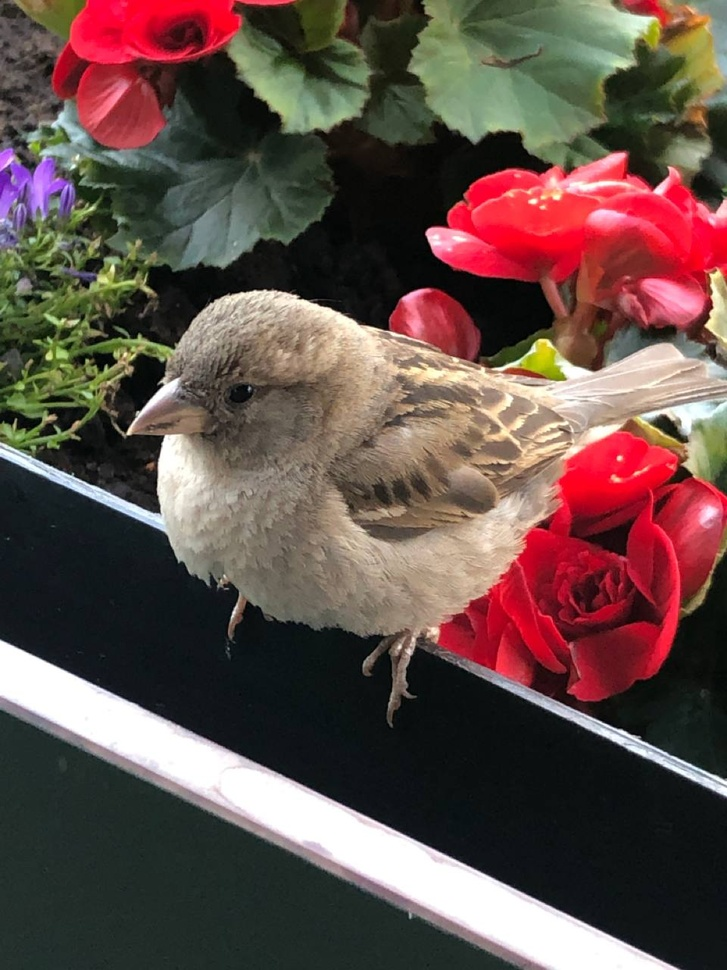
#> input picture lesson_3/data/sparrow.jpg, 727 x 970 px, shrunk from 960 x 1280 before the run
$ jupyter execute homework_3.ipynb
#> lines starting #> are read from the running program, lines starting #| are printed output that depends on the picture
[cell 1]
import cv2
import numpy as np
from matplotlib import pyplot as plt
plt.rcParams['figure.figsize'] = [15, 10]

[cell 2]
img = cv2.imread('data/sparrow.jpg')
#> img is the input picture: shape (970, 727, 3); mean B, G, R 72.5, 77.8, 99.2
img = cv2.cvtColor(img, cv2.COLOR_BGR2RGB)
plt.imshow(img)

[cell 3]
# Create a blurred (unsharp) version of the original image (you can use Gaussian blurring)
unsharp = cv2.GaussianBlur(img, ksize=(5,5), sigmaX=5)
plt.imshow(unsharp)

[cell 4]
# Create the difference image (original − unsharp)
# Note: Remember that you are working with uint8 data types. Any addition or substractions
# might result in overflow or underflow, respectively. You can prevent this by casting the images to float.
img.astype(np.float32)
diff = img - unsharp
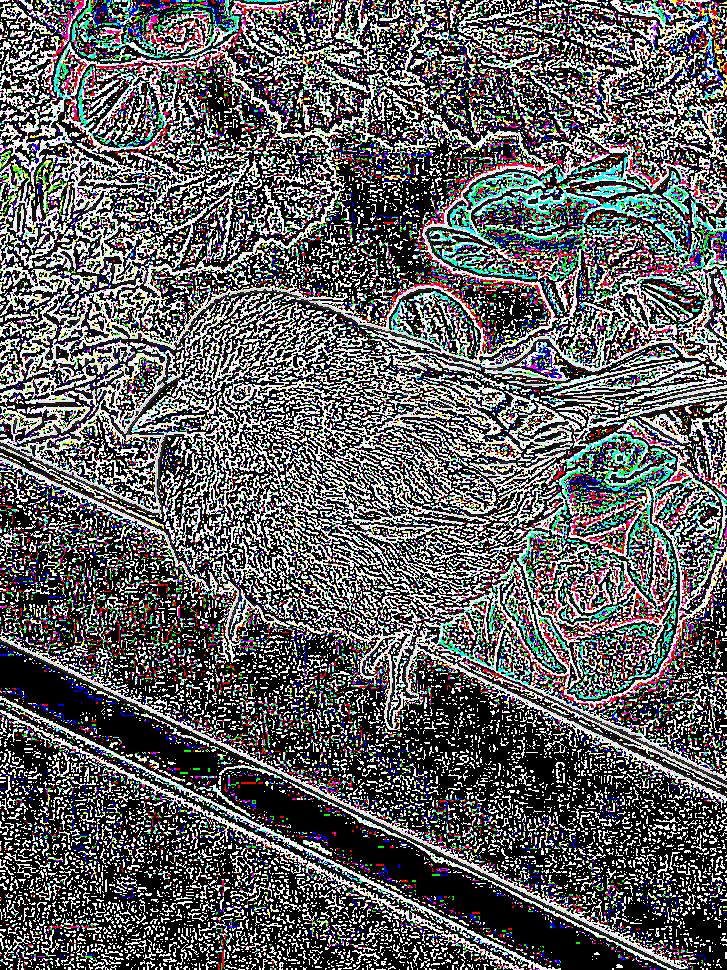
#> diff: shape (970, 727, 3); mean R, G, B 95.9, 96.2, 97
plt.imshow(diff)

[cell 5]
# Apply USM to get the resulting image using `sharpened = original + (original − unsharp) × amount`
# Note: Again, take care of underflows/overflows if necessary.
amount = 5
sharpened = img + diff * amount
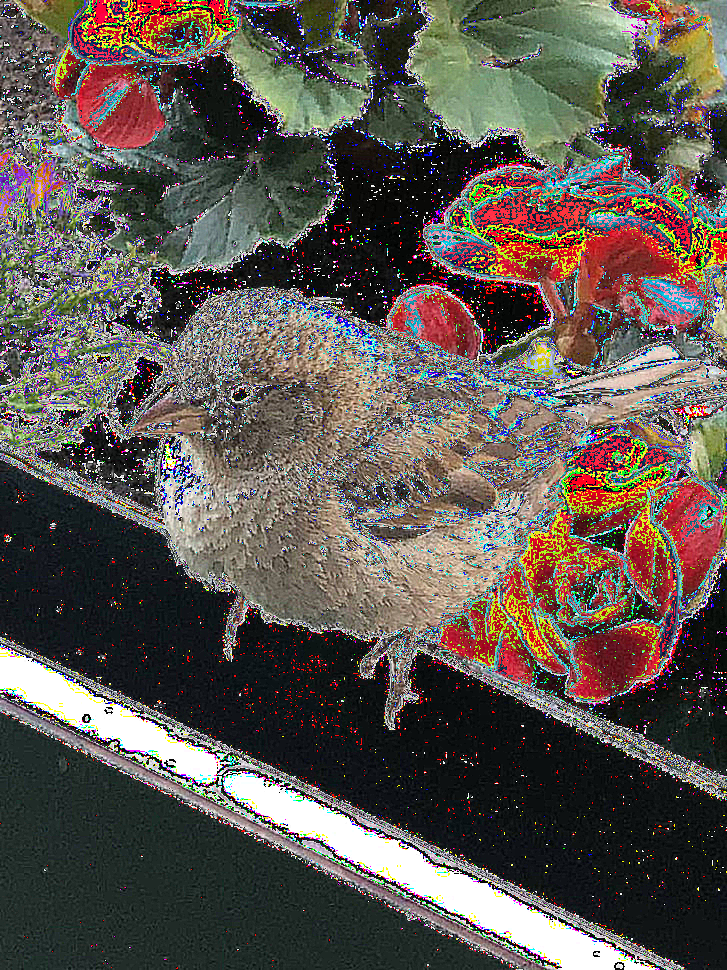
#> sharpened: shape (970, 727, 3); mean R, G, B 93.2, 86.4, 80.3
plt.imshow(sharpened)
